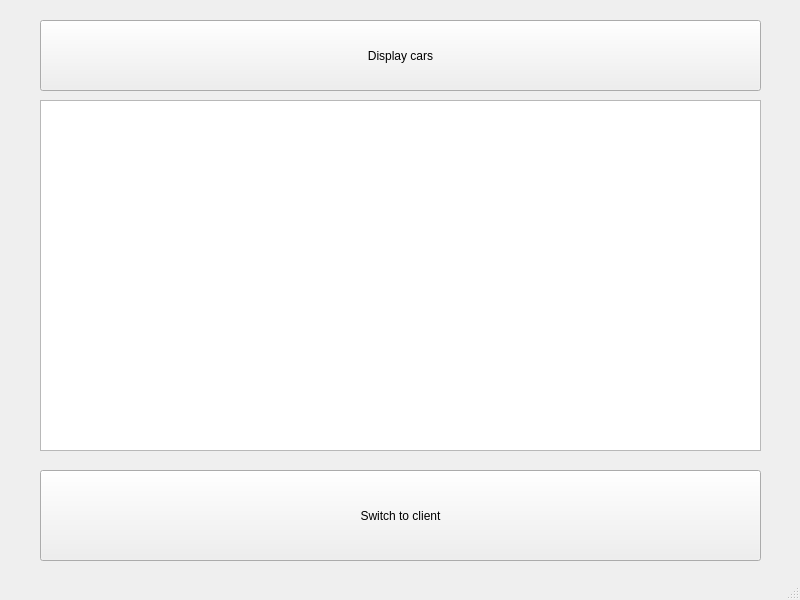
<?xml version="1.0" encoding="UTF-8"?>
<ui version="4.0">
 <class>ManagerWindowClass</class>
 <widget class="QMainWindow" name="ManagerWindowClass">
  <property name="geometry">
   <rect>
    <x>0</x>
    <y>0</y>
    <width>800</width>
    <height>600</height>
   </rect>
  </property>
  <property name="minimumSize">
   <size>
    <width>800</width>
    <height>600</height>
   </size>
  </property>
  <property name="maximumSize">
   <size>
    <width>800</width>
    <height>600</height>
   </size>
  </property>
  <property name="mouseTracking">
   <bool>true</bool>
  </property>
  <property name="windowTitle">
   <string>Manager</string>
  </property>
  <widget class="QWidget" name="centralwidget">
   <widget class="QPushButton" name="switchButton">
    <property name="geometry">
     <rect>
      <x>40</x>
      <y>470</y>
      <width>721</width>
      <height>91</height>
     </rect>
    </property>
    <property name="minimumSize">
     <size>
      <width>721</width>
      <height>91</height>
     </size>
    </property>
    <property name="maximumSize">
     <size>
      <width>721</width>
      <height>91</height>
     </size>
    </property>
    <property name="text">
     <string>Switch to client</string>
    </property>
   </widget>
   <widget class="QPushButton" name="displayButton">
    <property name="geometry">
     <rect>
      <x>40</x>
      <y>20</y>
      <width>721</width>
      <height>71</height>
     </rect>
    </property>
    <property name="minimumSize">
     <size>
      <width>721</width>
      <height>71</height>
     </size>
    </property>
    <property name="maximumSize">
     <size>
      <width>721</width>
      <height>71</height>
     </size>
    </property>
    <property name="mouseTracking">
     <bool>false</bool>
    </property>
    <property name="text">
     <string>Display cars</string>
    </property>
   </widget>
   <widget class="QTableView" name="tableView">
    <property name="geometry">
     <rect>
      <x>40</x>
      <y>100</y>
      <width>721</width>
      <height>351</height>
     </rect>
    </property>
   </widget>
  </widget>
  <widget class="QStatusBar" name="statusbar"/>
 </widget>
 <resources/>
 <connections/>
</ui>
